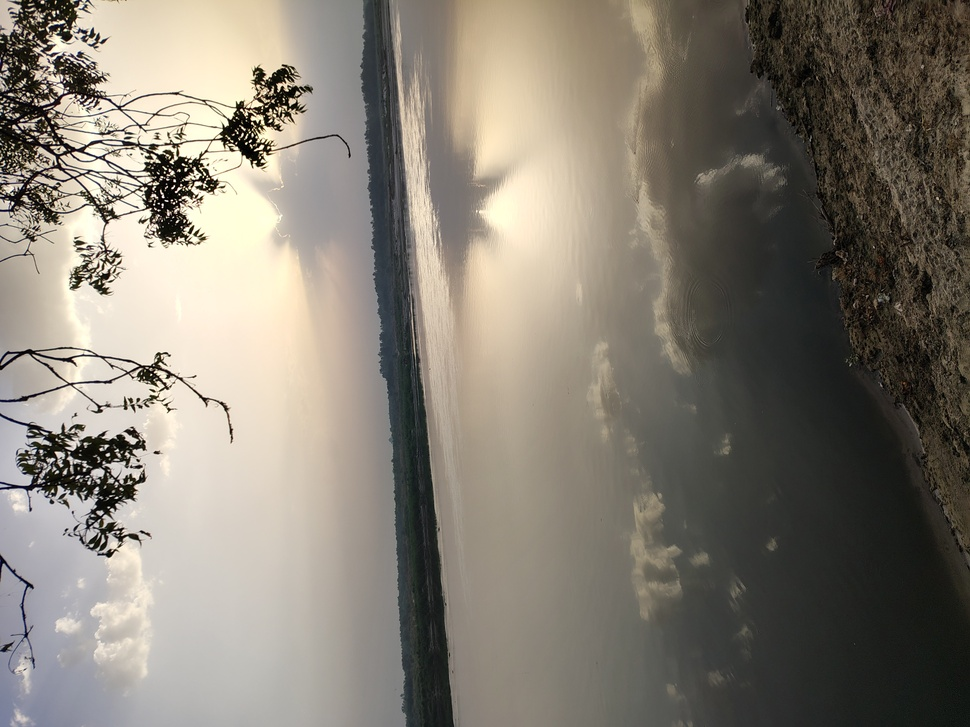
#> input picture original.jpg, 970 x 727 px, shrunk from 4096 x 3072 before the run
$ python image_encrypt.py
#> lines starting #> are read from the running program, lines starting #| are printed output that depends on the picture
from PIL import Image,ImageOps
import numpy as np

# Encryption Key
KEY = 50


def encrypt_image():
    """Encrypt the image by adding a key to each pixel."""

    image = ImageOps.exif_transpose(Image.open("original.jpg"))
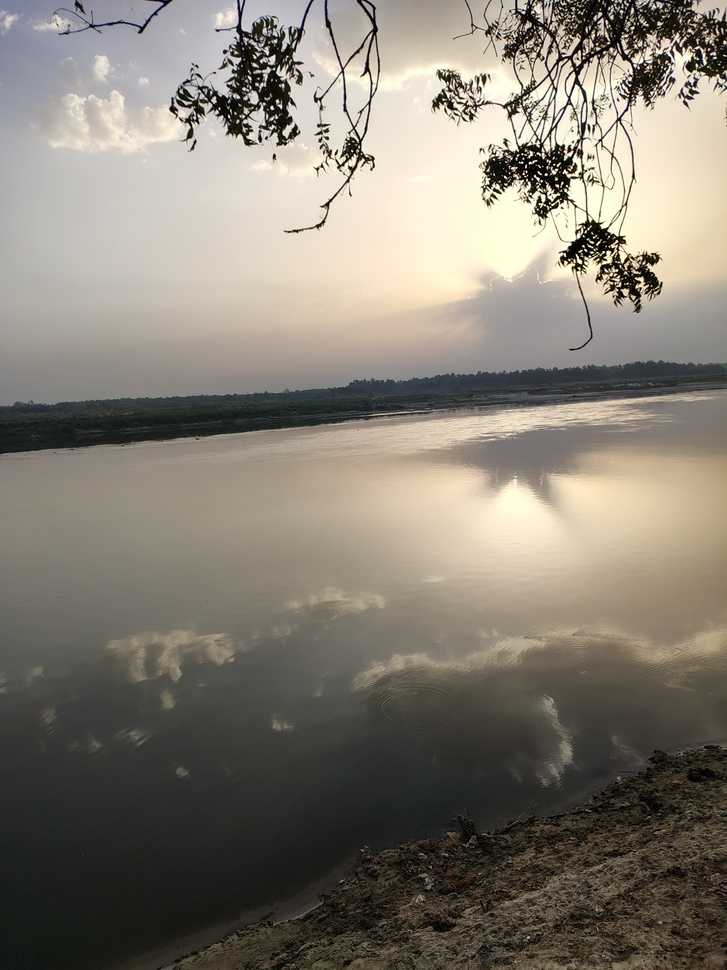
#> image: PIL image 727x970 RGB; mean R, G, B 132.6, 126.1, 115.2
    img_array = np.array(image)

    encrypted_array = (img_array.astype(np.uint16) + KEY) % 256
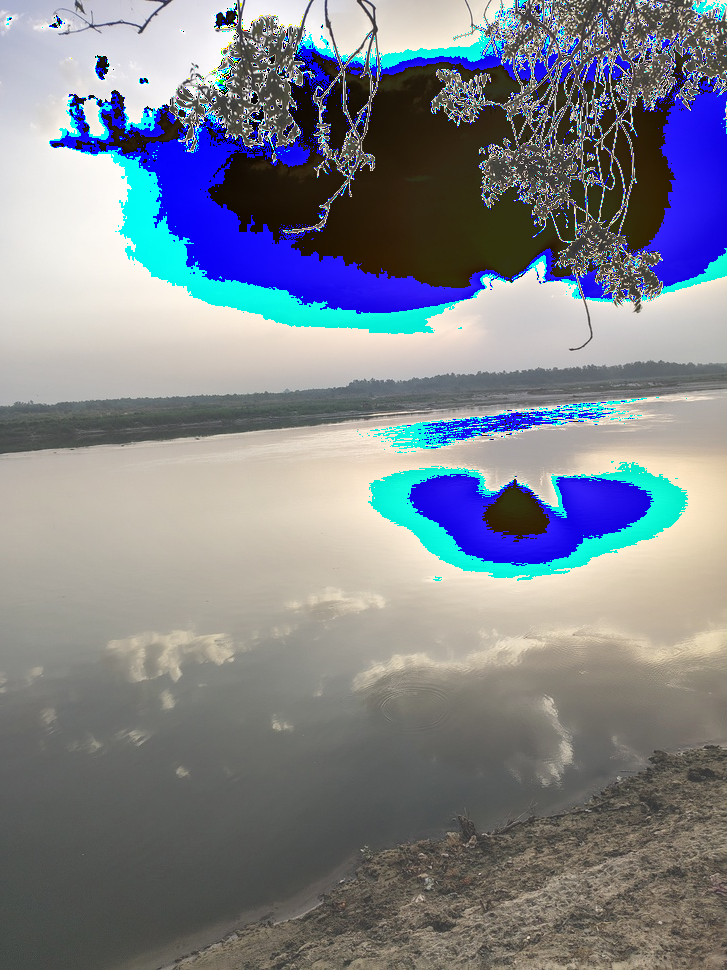
#> encrypted_array: shape (970, 727, 3) uint16; mean R, G, B 127.4, 131.9, 140.7
    encrypted_array = encrypted_array.astype(np.uint8)

    encrypted_image = Image.fromarray(encrypted_array)
    encrypted_image.save("encrypted.png")

    print("Image Encrypted Successfully!")
    encrypted_image.show()


def decrypt_image():
    """Decrypt the image by subtracting the key from each pixel."""

    encrypted_image = Image.open("encrypted.png")
    encrypted_array = np.array(encrypted_image)

    decrypted_array = (encrypted_array.astype(np.int16) - KEY) % 256
    decrypted_array = decrypted_array.astype(np.uint8)

    decrypted_image = Image.fromarray(decrypted_array)
    decrypted_image.save("decrypted.png")

    print("Image Decrypted Successfully!")
    decrypted_image.show()


def main():
    encrypt_image()
    decrypt_image()


if __name__ == "__main__":
    main()
